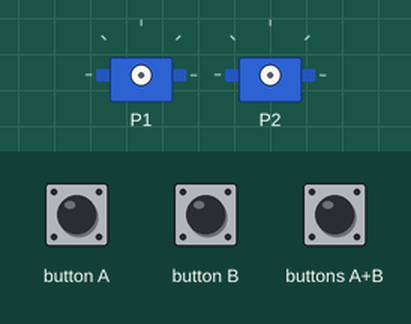
This program was run on a simulated BBC micro:bit (MakeCode). Shown: 2 × servo. The inputs (shaded band) are chosen by the test bench.

Above: at 1.2 s.
1.3 s: button A pressed for 0.15 s
2.9 s: button B pressed for 0.15 s
At 4.0 s:
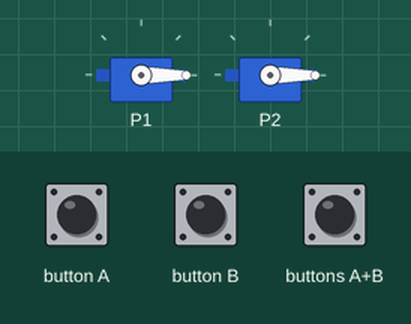
4.5 s: buttons A+B pressed for 0.15 s
At 5.2 s:
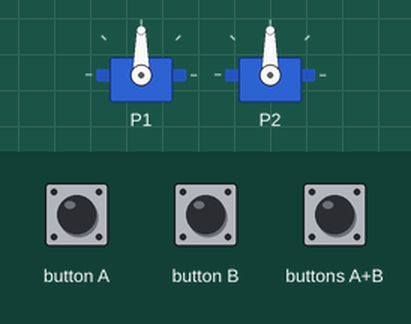
Timing chart, 0 to 7.5 s (numbered marks = the images above; inputs shaded):
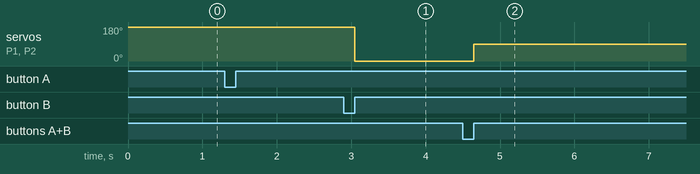

Measured:
- after the input at 2.9 s, servo on P1, servo on P2: 180° → 0° after 0.15 s
- after the input at 4.5 s, servo on P1, servo on P2: 0° → 90° after 0.15 s

The program:

main.ts
```typescript
input.onButtonPressed(Button.A, function () {
    servos.P1.setAngle(180)
    servos.P2.setAngle(180)
})
input.onButtonPressed(Button.AB, function () {
    servos.P1.setAngle(90)
    servos.P2.setAngle(90)
})
input.onButtonPressed(Button.B, function () {
    servos.P1.setAngle(0)
    servos.P2.setAngle(0)
})
basic.forever(function () {

})
```

test.ts
```typescript
// les tests vont ici ; cela ne sera pas compilé si ce paquet est utilisé en tant qu'extension.
```
